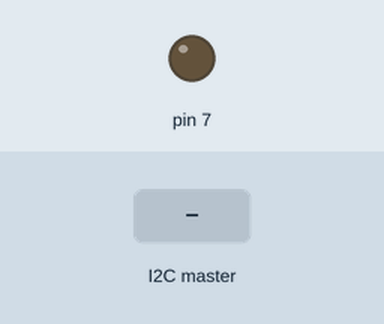
The sketch below on a simulated Arduino Uno, built with avr-gcc and run on an emulated ATmega328P. Shown: output pins drawn as LEDs (lit = HIGH). The inputs (shaded band) are chosen by the test bench.

Above: at 1.2 s.
1.3 s: the I2C master sends the byte 1
At 1.7 s:
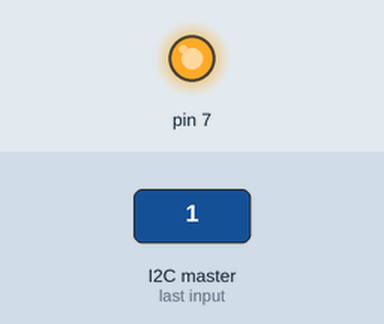
Timing chart, 0 to 4.3 s (numbered marks = the images above; inputs shaded):
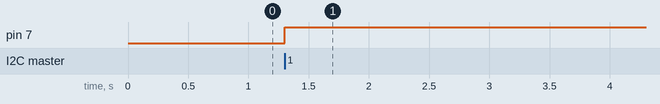

The sketch:

Slave_Ardino.ino
```cpp
//#include <TimerOne.h>
#include <Wire.h>

//int state = 0;
//int value;
//long int newtime;

void setup() {
Wire.begin(1);
Wire.onReceive(gotRate);
pinMode(7, OUTPUT);
//digitalWrite(7, state);
}

void loop() {

}

void gotRate(){
  if (Wire.available()){

    //state = !state;
    digitalWrite(7, HIGH);
    delay(1000);

    //value = Wire.read();
    //newtime = value * 1000000;
    //Timer1.initialize(newtime);
    //Timer1.attachInterrupt(blinkme);
  }
}

//void blinkme(){
  //state = !state;
  //digitalWrite(7, state);
//}
```

Measured:
- after the input at 1.3 s, pin 7: LOW → HIGH at once
